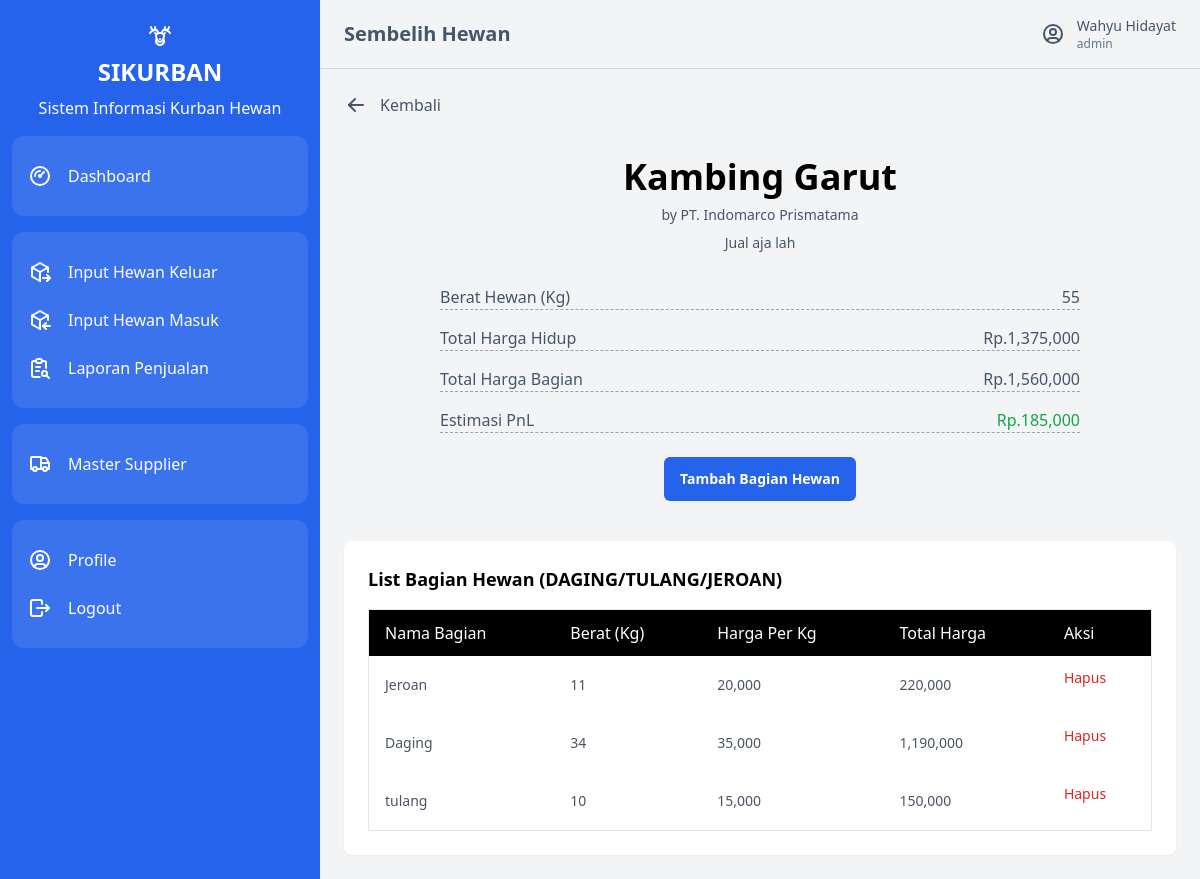
Page /index.php?page=sembelih_hewan&id=3 (signed in) on the committed database.
### tables this page shows
CREATE TABLE `hewan` (
  `id` int(11) NOT NULL,
  `id_supplier` int(11) DEFAULT NULL,
  `nama` varchar(255) DEFAULT NULL,
  `jenis` varchar(255) DEFAULT NULL,
  `kualitas` varchar(255) DEFAULT NULL,
  `berat` int(11) DEFAULT NULL,
  `harga` double DEFAULT NULL,
  `tanggal` datetime DEFAULT NULL,
  `catatan` text DEFAULT NULL,
  `status` varchar(100) NOT NULL
);

CREATE TABLE `supplier` (
  `id` int(11) NOT NULL,
  `nama` varchar(255) DEFAULT NULL,
  `alamat` varchar(255) DEFAULT NULL,
  `nomor_hp` varchar(100) DEFAULT NULL,
  `rekening` varchar(100) DEFAULT NULL,
  `nomor_rekening` varchar(100) DEFAULT NULL,
  `status` varchar(100) NOT NULL
);

CREATE TABLE `hewan_potong` (
  `id` int(11) NOT NULL,
  `id_hewan` int(11) DEFAULT NULL,
  `nama_bagian` varchar(255) DEFAULT NULL,
  `berat` int(11) DEFAULT NULL,
  `harga` double DEFAULT NULL,
  `tanggal` datetime DEFAULT NULL
);

### report/hewan/sembelih.php (the view, shortened to what this page needs)
<?php
include "koneksi.php";
function getBagian($id)
{
    global $koneksi;
    $hewan_potong   = [];
    $berat          = 0;
    $harga          = 0;
    $query = "SELECT * FROM hewan_potong where id_hewan='$id'";
    $data = mysqli_query($koneksi, $query);
    while ($d = mysqli_fetch_assoc($data)) {
        $hewan_potong[] = $d;
        $berat += $d['berat'];
        $harga += $d['berat'] * $d['harga'];
    }
    return [
        'data' => $hewan_potong,
        'berat' => $berat,
        'harga' => $harga
    ];
}
if (isset($_GET['id'])) {
    $id     = $_GET['id'];
    $hewan  = mysqli_fetch_assoc(mysqli_query($koneksi, "SELECT * FROM hewan WHERE id='$id'"));
    $id_supplier = $hewan['id_supplier'];
    $data_potong    = getBagian($id);
    $hewan_potong   = $data_potong['data'];
    $pnl    = $data_potong['harga'] - ($hewan['berat'] * $hewan['harga']);
    $supplier = [];
    $data = mysqli_query($koneksi, "SELECT * FROM supplier order by id desc");
    while ($d = mysqli_fetch_assoc($data)) {
        $supplier[$d['id']] = $d;
    }
}
?>
<div class="flex flex-row items-center w-full">
    <a href="index.php?page=hewan_masuk" class="flex flex-row items-center gap-3 hover:text-black">
        Kembali
    </a>
</div>
<div class="flex flex-col gap-2 p-4 items-center justify-center max-w-2xl mx-auto w-full">
    <h1 class="text-4xl font-bold text-black"><?= $hewan['nama']; ?></h1>
    <span class="text-sm">by <?= $supplier[$id_supplier]['nama']; ?></span>
    <span class="text-center text-sm">
        <?= $hewan['catatan']; ?>
    </span>
    <div class="flex flex-col gap-4 w-full mt-6">
        <div class="flex flex-row items-center justify-between w-full border-b border-b-gray-400 border-dashed">
            <span>Berat Hewan (Kg)</span>
            <span><?= $hewan['berat']; ?></span>
        </div>
        <div class="flex flex-row items-center justify-between w-full border-b border-b-gray-400 border-dashed">
            <span>Total Harga Hidup</span>
            <span>Rp.<?= number_format($hewan['harga'] * $hewan['berat']); ?></span>
        </div>
        <div class="flex flex-row items-center justify-between w-full border-b border-b-gray-400 border-dashed">
            <span>Total Harga Bagian</span>
            <span>Rp.<?= number_format($data_potong['harga']); ?></span>
        </div>
        <div class="flex flex-row items-center justify-between w-full border-b border-b-gray-400 border-dashed">
            <span>Estimasi PnL</span>
            <span class="<?= $pnl>0 ? 'text-green-600' : 'text-red-600';?>">Rp.<?= number_format($pnl); ?></span>
        </div>
    </div>
    <div class="flex flex-row items-center justify-center mt-4">
        <div x-data="{ modelOpen: false }">
            <button @click="modelOpen =!modelOpen" class="button">
                Tambah Bagian Hewan
            </button>
        </div>
    </div>
</div>
<div class="flex flex-col gap-4 bg-white rounded-lg shadow-sm p-6">
    <h2 class="text-lg text-black font-semibold">List Bagian Hewan (DAGING/TULANG/JEROAN)</h2>
    <div class="flex flex-col overflow-auto">
        <table class="data-table">
            <thead>
                <tr>
                    <td>Nama Bagian</td>
                    <td>Berat (Kg)</td>
                    <td>Harga Per Kg</td>
                    <td>Total Harga</td>
                    <td>Aksi</td>
                </tr>
            </thead>
            <tbody>
                <?php foreach ($hewan_potong as $d): ?>
                    <tr>
                        <td><?= $d['nama_bagian']; ?></td>
                        <td><?= $d['berat']; ?></td>
                        <td><?= number_format($d['harga']); ?></td>
                        <td><?= number_format($d['harga'] * $d['berat']); ?></td>
                        <td>
                            <form action="" method="post">
                                <button name="delete" class="text-red-600 hover:underline">Hapus</button>
                            </form>
                        </td>
                    </tr>
                <?php endforeach; ?>
            </tbody>
        </table>
    </div>
</div>

### rows in the picture
hewan: nama "Kambing Garut", id_supplier.nama "PT. Indomarco Prismatama", catatan "Jual aja lah", berat "55", $hewan['harga'] * $hewan['berat'] "1,375,000", pnl "185,000"
hewan_potong: nama_bagian "Jeroan", berat "11", harga "20,000", $d['harga'] * $d['berat'] "220,000"
hewan_potong: nama_bagian "Daging", berat "34", harga "35,000", $d['harga'] * $d['berat'] "1,190,000"
hewan_potong: nama_bagian "tulang", berat "10", harga "15,000", $d['harga'] * $d['berat'] "150,000"

### other values in the picture
$routes['title'] "Sembelih Hewan"
$name "Wahyu Hidayat"
$role "admin"
$data_potong['harga'] "1,560,000"
